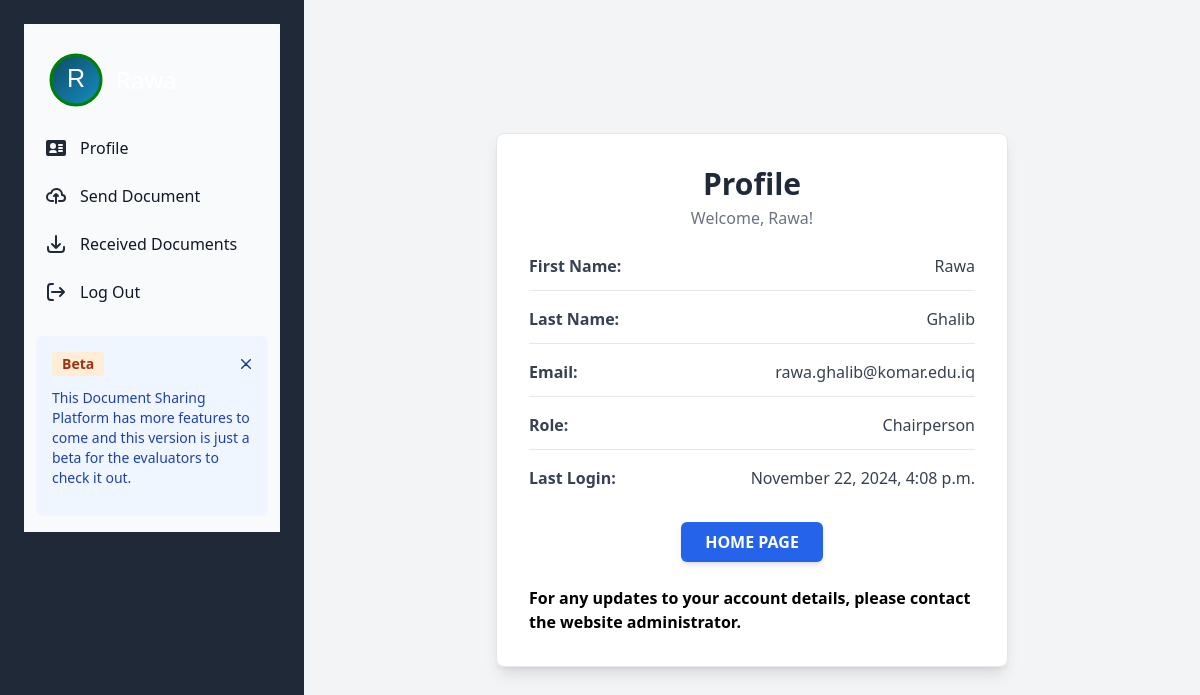
Before: /accounts/profile/ (signed in) with the older database file.
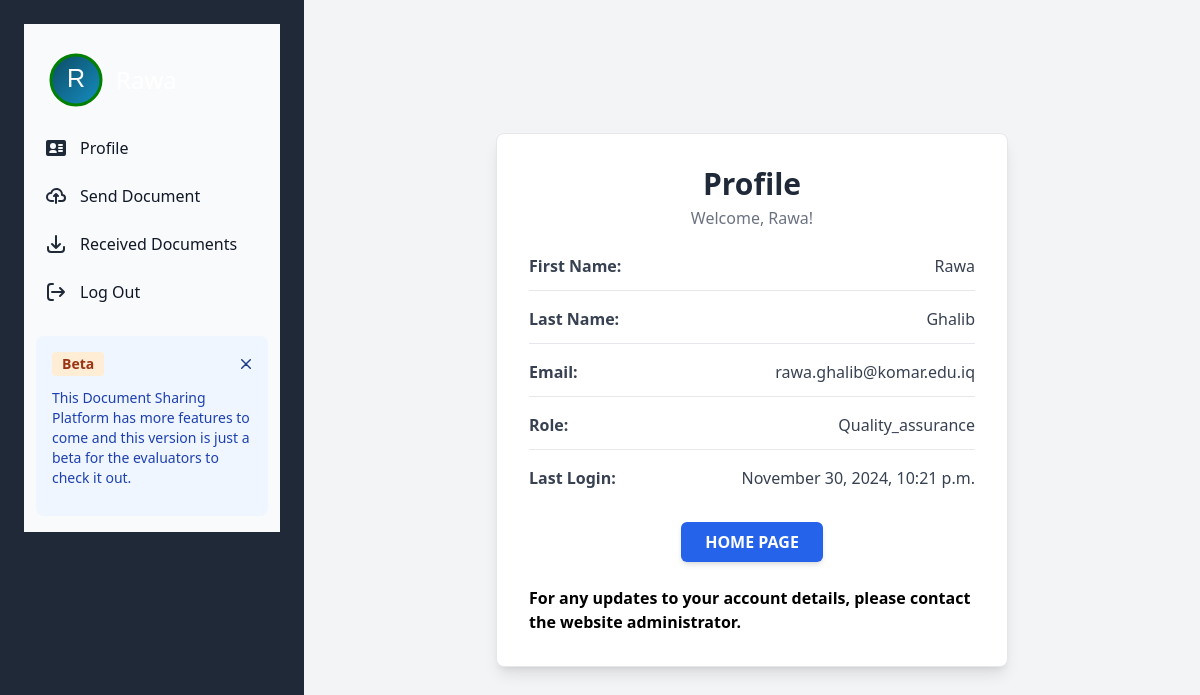
After: the same page with the newer database file.
### accounts/models.py (models this page shows, shortened)
class CustomUser(AbstractBaseUser):
    ROLE_CHOICES = [
        ('faculty', 'Faculty'),
        ('chairperson', 'Chairperson'),
        ('exam_committee', 'Exam Committee'),
        ('quality_assurance', 'Quality Assurance'),
    ]
    email = models.EmailField(unique=True)
    first_name = models.CharField(max_length=50)
    last_name = models.CharField(max_length=50)
    role = models.CharField(max_length=20, choices=ROLE_CHOICES)
    is_active = models.BooleanField(default=True)
    is_staff = models.BooleanField(default=False)
    public_key = models.BinaryField(default=None, null=True)
    objects = CustomUserManager()
    USERNAME_FIELD = 'email'
    REQUIRED_FIELDS = ['first_name', 'last_name', 'role']

### accounts/views.py (the view)
# urls.py: path('profile/', views.user_information, name='user_profile'),
def user_information(request):
    user_info = CustomUser.objects.get(id=request.user.id)
    return render(request, 'my_profile.html', {'user_info': user_info})

### accounts/templates/my_profile.html
{% include '_base.html' %}
{% block content %}
<div class="flex flex-col md:flex-row bg-gray-100 min-h-screen">
    <aside class="bg-gray-800 text-white p-6 md:h-screen">
        {% include 'sidebar.html' %}
    </aside>
    <main class="flex-1 p-8 flex flex-col items-center justify-center">
        <div class="bg-white p-8 rounded-lg shadow-lg w-full max-w-lg border border-gray-200">
            <div class="text-center mb-6">
                <h1 class="text-3xl font-bold text-gray-800">Profile</h1>
                <p class="text-gray-500 mt-1">Welcome, {{ request.user.first_name.capitalize }}!</p>
            </div>
            <div class="space-y-4 text-gray-700">
                <div class="flex items-center justify-between border-b pb-3">
                    <span class="font-semibold">First Name:</span>
                    <span>{{ request.user.first_name.capitalize }}</span>
                </div>
                <div class="flex items-center justify-between border-b pb-3">
                    <span class="font-semibold">Last Name:</span>
                    <span>{{ request.user.last_name.capitalize }}</span>
                </div>
                <div class="flex items-center justify-between border-b pb-3">
                    <span class="font-semibold">Email:</span>
                    <span>{{ request.user.email }}</span>
                </div>
                <div class="flex items-center justify-between border-b pb-3">
                    <span class="font-semibold">Role:</span>
                    <span>{{ request.user.role.capitalize }}</span>
                </div>
                <div class="flex items-center justify-between">
                    <span class="font-semibold">Last Login:</span>
                    <span>{{ request.user.last_login|date:"F j, Y, g:i a" }}</span>
                </div>
            </div>
                  <div class="mt-8 text-center">
                <a href="{% url 'home' %}" class="inline-block px-6 py-2 bg-blue-600 text-white rounded-md font-semibold hover:bg-blue-700 transition duration-300 shadow-md">
                    HOME PAGE
                </a>
            </div>
            <br>
            <p class="text-black font-bold space-y-4">For any updates to your account details, please contact the website administrator.</p>
        </div>
    </main>
</div>
{% endblock %}

### accounts/templates/_base.html (shortened to what this page needs)
{% load compress %}
{% load static %}
<!DOCTYPE html>
<html lang="en">
<head>
	{% compress css %}
	<link rel="stylesheet"
		href="{% static 'src/output.css' %}">
	{% endcompress %}
</head>
<body>
	<div>
		{% block content %}
		{% endblock content %}
	</div>
</body>
</html>

### accounts/templates/sidebar.html (shortened to what this page needs)
{% extends '_base.html' %}
{% block content %}
{% if user.is_authenticated %}
<aside id="cta-button-sidebar" class=" sticky w-64 transition-transform -translate-x-full sm:translate-x-0" aria-label="Sidebar">
   <div class="h-full px-3 py-4 overflow-y-auto bg-gray-50 dark:bg-gray-800">
      <ul class="space-y-2 font-medium">
         <li class="flex flex-row items-center">
                <svg height="80" width="80" xmlns="http://www.w3.org/2000/svg">
  <defs>
    <linearGradient id="grad1" x1="0%" y1="0%" x2="100%" y2="100%">
      <stop offset="0%" style="stop-color: #0d4a63; stop-opacity: 1"></stop>
      <stop offset="100%" style="stop-color: #158fc2; stop-opacity: 1"></stop>
    </linearGradient>
  </defs>
  <circle cx="40" cy="40" r="25" fill="url(#grad1)" stroke="green" stroke-width="3"></circle>
  <text
    fill="#ffffff"
    font-size="25"
    font-family="Verdana, sans-serif"
    x="40"
    y="40"
    text-anchor="middle"
    dominant-baseline="middle"
  >
    {{ user.first_name.capitalize|slice:":1" }}
  </text>
</svg>
<p class="text-2xl text-white">{{ user.first_name.capitalize }}</p>
         </li>
         <li>
            <a href="{% url 'user_profile' %}" class="flex items-center p-2 text-gray-900 rounded-lg dark:text-white hover:bg-gray-100 dark:hover:bg-gray-700 group">
               <span class="flex-1 ms-3 whitespace-nowrap">Profile</span>
            </a>
         </li>
          <li>
            <a href="{% url 'send_document' %}" class="flex items-center p-2 text-gray-900 rounded-lg dark:text-white hover:bg-gray-100 dark:hover:bg-gray-700 group">
               <span class="flex-1 ms-3 whitespace-nowrap">Send Document</span>
            </a>
         </li>
         <li>
            <a href="{% url 'received_documents' %}" class="flex items-center p-2 text-gray-900 rounded-lg dark:text-white hover:bg-gray-100 dark:hover:bg-gray-700 group">
               <span class="flex-1 ms-3 whitespace-nowrap">Received Documents</span>
            </a>
         </li>
         <li>
            <a href="{% url 'logout' %}" class="flex items-center p-2 text-gray-900 rounded-lg dark:text-white hover:bg-gray-100 dark:hover:bg-gray-700 group">
               <span class="flex-1 ms-3 whitespace-nowrap">Log Out</span>
            </a>
         </li>
      </ul>
      <div id="dropdown-cta" class="p-4 mt-6 rounded-lg bg-blue-50 dark:bg-blue-900" role="alert">
         <div class="flex items-center mb-3">
            <span class="bg-orange-100 text-orange-800 text-sm font-semibold me-2 px-2.5 py-0.5 rounded dark:bg-orange-200 dark:text-orange-900">Beta</span>
            <button type="button" class="ms-auto -mx-1.5 -my-1.5 bg-blue-50 inline-flex justify-center items-center w-6 h-6 text-blue-900 rounded-lg focus:ring-2 focus:ring-blue-400 p-1 hover:bg-blue-200 dark:bg-blue-900 dark:text-blue-400 dark:hover:bg-blue-800" data-dismiss-target="#dropdown-cta" aria-label="Close">
               <svg class="w-2.5 h-2.5" aria-hidden="true" xmlns="http://www.w3.org/2000/svg" fill="none" viewBox="0 0 14 14">
                  <path stroke="currentColor" stroke-linecap="round" stroke-linejoin="round" stroke-width="2" d="m1 1 6 6m0 0 6 6M7 7l6-6M7 7l-6 6"/>
               </svg>
            </button>
         </div>
         <p class="mb-3 text-sm text-blue-800 dark:text-blue-400">
            This Document Sharing Platform has more features to come and this version is just a beta for the evaluators to check it out.
         </p>
      </div>
   </div>
</aside>
{% endif %}
{% endblock %}

Changed rows visible on the page:
changed CustomUser "Rawa": user.role "Chairperson" → "Quality_assurance"; user.last_login "November 22, 2024, 4:08 p.m." → "November 30, 2024, 10:21 p.m."
